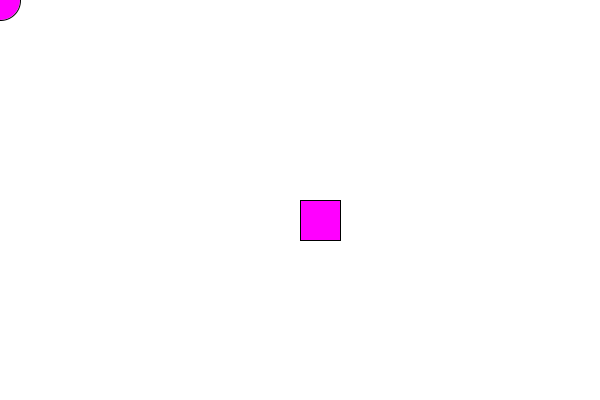
Frame 1 (no input)
Frame 60 (the mouse pressed at the canvas centre just before this capture): identical to frame 1, image omitted
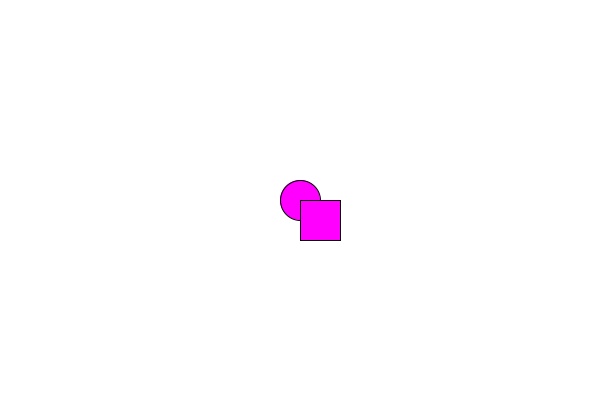
Frame 120 (the mouse held since frame 60 and released just before this capture)

The Processing sketch that drew these frames (run headless with seeded random() and noise(); from frame 60 on, the mouse is pressed at the canvas centre):

// Processing sketch: w11_events
// ── w11_events.pde
int squareX;
int squareY;
int circleX;
int circleY;
int lineX;
int lineY;
int s;
boolean movement;

void setup() {
  size(600, 400);
  squareX = width/2;
  squareY = height/2;
  movement = true;
  lineX = squareX;
  lineY = squareY;
  fill(255, 0, 255);
  s = 40;
}//setup

void draw() {
  background(255);

  if (movement) {
    circleX = mouseX;
    circleY = mouseY;
  }//only move if movement

  //always draw the shapes
  circle(circleX, circleY, s);
  square(squareX, squareY, s);
  line(squareX, squareY, lineX, lineY);
}//draw


void mousePressed() {
  if (movement) {
    lineX = mouseX;
    lineY = mouseY;
  }
}//mousePressed

void mouseDragged() {
  if (movement) {
    lineX = mouseX;
    lineY = mouseY;
  }
}

void keyPressed() {
  println(keyCode);
  if (movement) {
    if (keyCode == UP || key == 'w') {
      squareY-= 5;
    }//move up
    if (keyCode == DOWN || key == 's') {
      squareY+= 5;
    }//move down
    if (keyCode == LEFT || key == 'a') {
      squareX-= 5;
    }//move left
    if (keyCode == RIGHT || key == 'd') {
      squareX+= 5;
    }//move right
    if (key == 'q') {
      squareX = width/2;
      squareY = height/2;
    }//re-center
  }//only move if movement
  if (key == ' ') {
    movement = !movement;
  }
}//keyPressed
